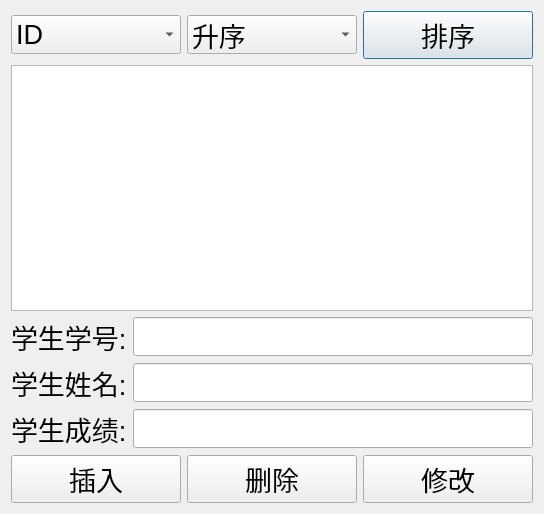
<?xml version="1.0" encoding="UTF-8"?>
<ui version="4.0">
 <class>StudentDialog</class>
 <widget class="QDialog" name="StudentDialog">
  <property name="geometry">
   <rect>
    <x>0</x>
    <y>0</y>
    <width>544</width>
    <height>514</height>
   </rect>
  </property>
  <property name="font">
   <font>
    <pointsize>20</pointsize>
   </font>
  </property>
  <property name="windowTitle">
   <string>学生成绩管理系统</string>
  </property>
  <layout class="QVBoxLayout" name="verticalLayout">
   <item>
    <layout class="QHBoxLayout" name="horizontalLayout">
     <item>
      <widget class="QComboBox" name="valueComboBox">
       <item>
        <property name="text">
         <string>ID</string>
        </property>
       </item>
       <item>
        <property name="text">
         <string>SCORE</string>
        </property>
       </item>
      </widget>
     </item>
     <item>
      <widget class="QComboBox" name="condComboBox">
       <item>
        <property name="text">
         <string>升序</string>
        </property>
       </item>
       <item>
        <property name="text">
         <string>降序</string>
        </property>
       </item>
      </widget>
     </item>
     <item>
      <widget class="QPushButton" name="sortButton">
       <property name="text">
        <string>排序</string>
       </property>
      </widget>
     </item>
    </layout>
   </item>
   <item>
    <widget class="QTableView" name="tableView"/>
   </item>
   <item>
    <layout class="QGridLayout" name="gridLayout">
     <item row="0" column="0">
      <widget class="QLabel" name="label">
       <property name="text">
        <string>学生学号:</string>
       </property>
      </widget>
     </item>
     <item row="0" column="1">
      <widget class="QLineEdit" name="idEdit"/>
     </item>
     <item row="1" column="0">
      <widget class="QLabel" name="label_2">
       <property name="text">
        <string>学生姓名:</string>
       </property>
      </widget>
     </item>
     <item row="1" column="1">
      <widget class="QLineEdit" name="nameEdit"/>
     </item>
     <item row="2" column="0">
      <widget class="QLabel" name="label_3">
       <property name="text">
        <string>学生成绩:</string>
       </property>
      </widget>
     </item>
     <item row="2" column="1">
      <widget class="QLineEdit" name="scoreEdit"/>
     </item>
    </layout>
   </item>
   <item>
    <layout class="QHBoxLayout" name="horizontalLayout_2">
     <item>
      <widget class="QPushButton" name="insertButton">
       <property name="text">
        <string>插入</string>
       </property>
      </widget>
     </item>
     <item>
      <widget class="QPushButton" name="deleteButton">
       <property name="text">
        <string>删除</string>
       </property>
      </widget>
     </item>
     <item>
      <widget class="QPushButton" name="updateButton">
       <property name="text">
        <string>修改</string>
       </property>
      </widget>
     </item>
    </layout>
   </item>
  </layout>
 </widget>
 <layoutdefault spacing="6" margin="11"/>
 <resources/>
 <connections/>
</ui>
